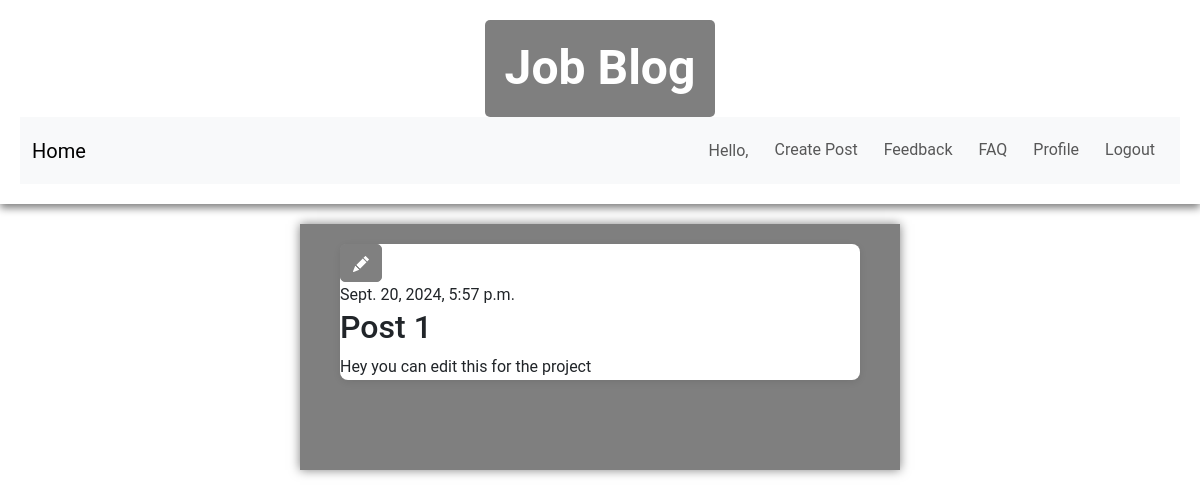
Page /post/1/ (signed in) on the earlier database version.
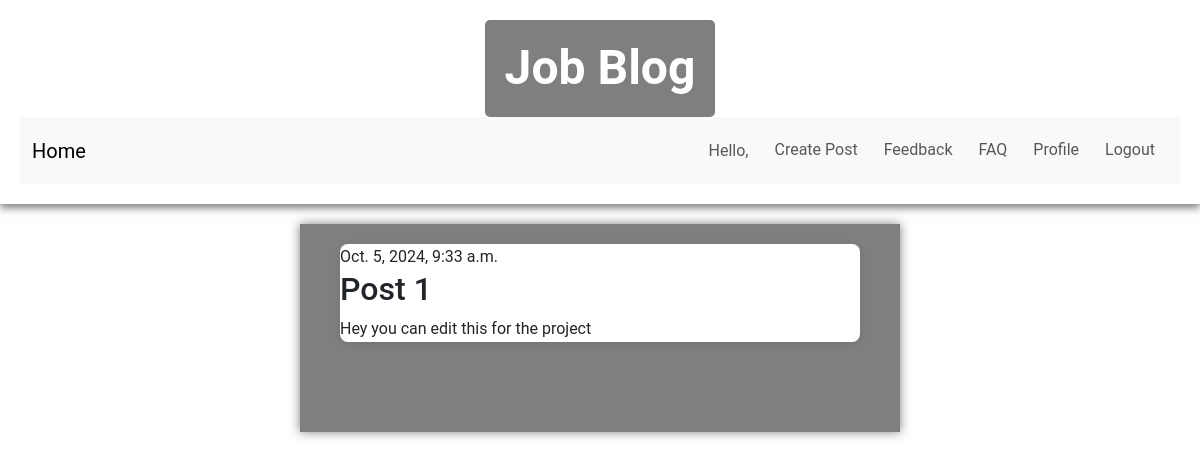
Same page on the later database version.
### blog/models.py (models this page shows, shortened)
class Post(models.Model):
    author = models.ForeignKey(User, on_delete=models.CASCADE)
    title = models.CharField(max_length=200)
    text = models.TextField()
    created_date = models.DateTimeField(default=timezone.now)
    published_date = models.DateTimeField(blank=True, null=True)

### blog/views.py (the view)
# urls.py: path('post/<int:pk>/', views.post_detail, name='post_detail'),
def post_detail(request, pk):
    post = get_object_or_404(Post, pk=pk)
    return render(request, 'blog/post_detail.html', {'post': post})

### blog/templates/blog/post_detail.html (shortened to what this page needs)
{% extends 'blog/base.html' %}
{% block content %}
    <div class="wrapper">
        <article class="post">
            <aside class="actions">
                {% if post.author.id == user.id %}
                <a class="btn btn-secondary" href="{% url 'post_edit' pk=post.pk %}">
                </a>
                {% endif %}
            </aside>
            {% if post.published_date %}
                <time class="date">
                    {{ post.published_date }}
                </time>
            {% endif %}
            <h2>{{ post.title }}</h2>
            <p>{{ post.text|linebreaksbr }}</p>
        </article>
    </div>
{% endblock %}

Differences in the rows shown:
changed Post "Post 1": published_date "Sept. 20, 2024, 5:57 p.m." → "Oct. 5, 2024, 9:33 a.m."; author_id 1 → 3 (drawn)
